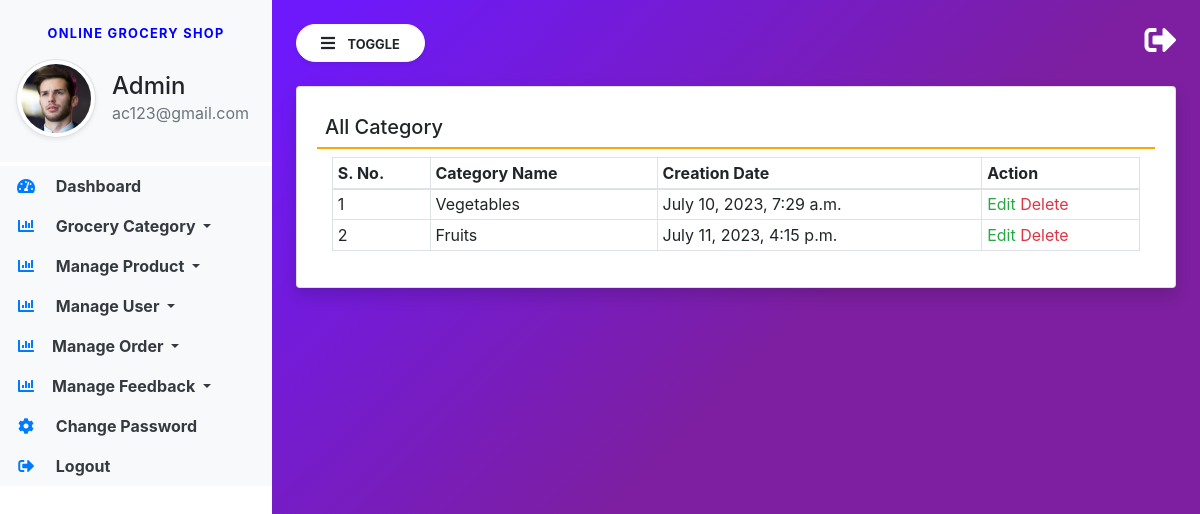
Page /view-category/ (signed in) on the earlier database version.
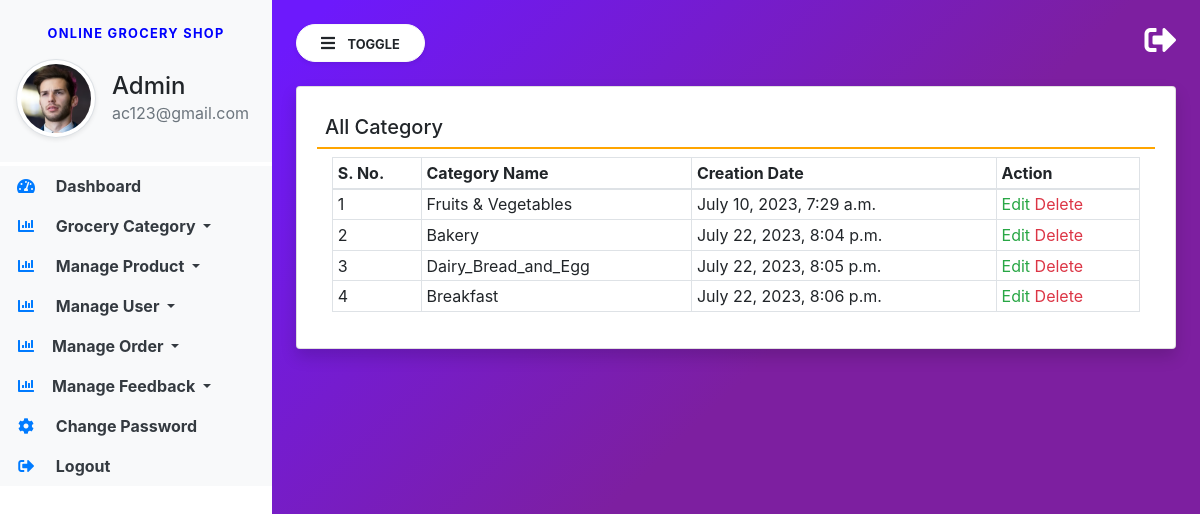
Same page on the later database version.
### groceryapp/models.py (models this page shows, shortened)
class Category(models.Model):
    name = models.CharField(max_length=100, null=True, blank=True)
    created = models.DateTimeField(auto_now_add=True)

### groceryapp/views.py (the view)
# urls.py: path('view-category/', view_category, name="view_category"),
def view_category(request):
    if not request.user.is_staff:
        return redirect('admin_login')
    category = Category.objects.all()
    return render(request, 'view_category.html', locals())

### groceryapp/templates/view_category.html
{% extends 'admin_base.html' %}
{% block main  %}
<div class="card shadow">
    <div class="card-body">
        <h5 class="p-2" style="border-bottom: 2px solid orange;">All Category</h5>
        <div class="container-fluid">
            <table class="table table-bordered table-sm" id="example">
                <thead>
                <tr>
                    <th>S. No.</th>
                    <th>Category Name</th>
                    <th>Creation Date</th>
                    <th>Action</th>
                </tr>
                </thead>
                <tbody>
                {% for i in category %}
                <tr>
                    <td>{{forloop.counter}}</td>
                    <td>{{i.name}}</td>
                    <td>{{i.created}}</td>
                    <td>
                        <a href="/edit-category/{{i.id}}/" class="text-success">Edit</a>
                        <a href="/delete-category/{{i.id}}/" class="text-danger"
                           onclick="return confirm('Are You Sure?')">Delete</a></td>
                </tr>
                {% endfor %}
                </tbody>
            </table>
        </div>
    </div>
</div>
{% endblock %}

Differences in the rows shown:
removed Category: name "Fruits", created "July 11, 2023, 4:15 p.m."
changed Category: name "Vegetables" → "Fruits & Vegetables"
added Category: name "Bakery", created "July 22, 2023, 8:04 p.m."
added Category: name "Dairy_Bread_and_Egg", created "July 22, 2023, 8:05 p.m."
added Category: name "Breakfast", created "July 22, 2023, 8:06 p.m."
